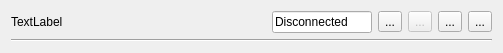
<?xml version="1.0" encoding="UTF-8"?>
<ui version="4.0">
 <class>ChannelConfigItem</class>
 <widget class="QWidget" name="ChannelConfigItem">
  <property name="geometry">
   <rect>
    <x>0</x>
    <y>0</y>
    <width>503</width>
    <height>48</height>
   </rect>
  </property>
  <property name="windowTitle">
   <string>Form</string>
  </property>
  <property name="toolTip">
   <string>Connect</string>
  </property>
  <layout class="QVBoxLayout" name="verticalLayout">
   <item>
    <widget class="QWidget" name="widget" native="true">
     <layout class="QHBoxLayout" name="horizontalLayout">
      <property name="margin">
       <number>0</number>
      </property>
      <item>
       <widget class="QLabel" name="channelText">
        <property name="text">
         <string>TextLabel</string>
        </property>
       </widget>
      </item>
      <item>
       <spacer name="horizontalSpacer">
        <property name="orientation">
         <enum>Qt::Horizontal</enum>
        </property>
        <property name="sizeHint" stdset="0">
         <size>
          <width>40</width>
          <height>20</height>
         </size>
        </property>
       </spacer>
      </item>
      <item>
       <widget class="QLineEdit" name="state">
        <property name="enabled">
         <bool>true</bool>
        </property>
        <property name="minimumSize">
         <size>
          <width>40</width>
          <height>0</height>
         </size>
        </property>
        <property name="maximumSize">
         <size>
          <width>100</width>
          <height>16777215</height>
         </size>
        </property>
        <property name="text">
         <string>Disconnected</string>
        </property>
        <property name="echoMode">
         <enum>QLineEdit::Normal</enum>
        </property>
        <property name="readOnly">
         <bool>true</bool>
        </property>
       </widget>
      </item>
      <item>
       <widget class="QToolButton" name="connectBtn">
        <property name="text">
         <string>...</string>
        </property>
        <property name="icon">
         <iconset>
          <normalon>:/images/connect.png</normalon>
         </iconset>
        </property>
       </widget>
      </item>
      <item>
       <widget class="QToolButton" name="logBtn">
        <property name="enabled">
         <bool>false</bool>
        </property>
        <property name="toolTip">
         <string>View log</string>
        </property>
        <property name="text">
         <string>...</string>
        </property>
        <property name="icon">
         <iconset>
          <normalon>:/images/log.png</normalon>
         </iconset>
        </property>
       </widget>
      </item>
      <item>
       <widget class="QToolButton" name="editBtn">
        <property name="toolTip">
         <string>Edit</string>
        </property>
        <property name="text">
         <string>...</string>
        </property>
        <property name="icon">
         <iconset>
          <normalon>:/images/edit.png</normalon>
         </iconset>
        </property>
       </widget>
      </item>
      <item>
       <widget class="QToolButton" name="deleteBtn">
        <property name="toolTip">
         <string>Delete</string>
        </property>
        <property name="text">
         <string>...</string>
        </property>
        <property name="icon">
         <iconset>
          <normalon>:/images/error.png</normalon>
         </iconset>
        </property>
       </widget>
      </item>
     </layout>
    </widget>
   </item>
   <item>
    <widget class="Line" name="line">
     <property name="orientation">
      <enum>Qt::Horizontal</enum>
     </property>
    </widget>
   </item>
  </layout>
 </widget>
 <resources/>
 <connections>
  <connection>
   <sender>connectBtn</sender>
   <signal>clicked()</signal>
   <receiver>ChannelConfigItem</receiver>
   <slot>connectToggle()</slot>
   <hints>
    <hint type="sourcelabel">
     <x>393</x>
     <y>19</y>
    </hint>
    <hint type="destinationlabel">
     <x>388</x>
     <y>49</y>
    </hint>
   </hints>
  </connection>
  <connection>
   <sender>logBtn</sender>
   <signal>clicked()</signal>
   <receiver>ChannelConfigItem</receiver>
   <slot>showLog()</slot>
   <hints>
    <hint type="sourcelabel">
     <x>427</x>
     <y>17</y>
    </hint>
    <hint type="destinationlabel">
     <x>428</x>
     <y>51</y>
    </hint>
   </hints>
  </connection>
  <connection>
   <sender>editBtn</sender>
   <signal>clicked()</signal>
   <receiver>ChannelConfigItem</receiver>
   <slot>edit()</slot>
   <hints>
    <hint type="sourcelabel">
     <x>457</x>
     <y>23</y>
    </hint>
    <hint type="destinationlabel">
     <x>455</x>
     <y>85</y>
    </hint>
   </hints>
  </connection>
  <connection>
   <sender>deleteBtn</sender>
   <signal>clicked()</signal>
   <receiver>ChannelConfigItem</receiver>
   <slot>remove()</slot>
   <hints>
    <hint type="sourcelabel">
     <x>484</x>
     <y>30</y>
    </hint>
    <hint type="destinationlabel">
     <x>489</x>
     <y>100</y>
    </hint>
   </hints>
  </connection>
 </connections>
 <slots>
  <slot>showLog()</slot>
  <slot>edit()</slot>
  <slot>remove()</slot>
  <slot>connectToggle()</slot>
 </slots>
</ui>
